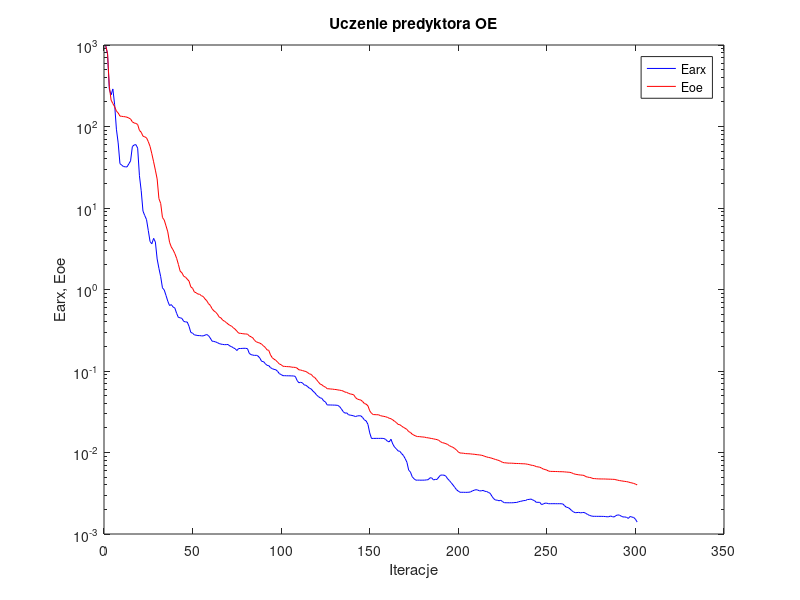
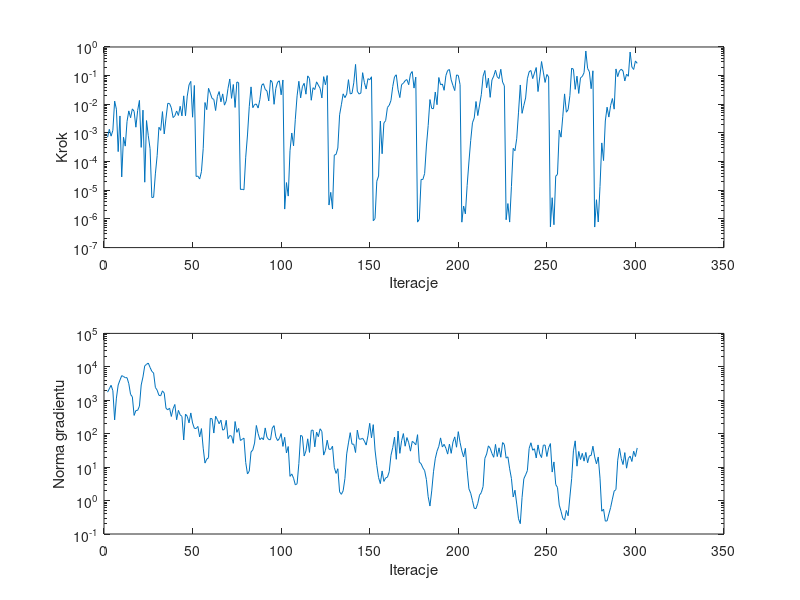

The MATLAB script that drew these images, in order:
%uczenie predyktora oe
clear all;
n=0; farx(n+1)=9.732529e+002; foe(n+1)=9.692708e+002; wspucz(n+1)=0.000000e+000; ng(n+1)=0.000000e+000;
%odnowa zmiennej metryki
n=1; farx(n+1)=7.761193e+002; foe(n+1)=7.861173e+002; krok(n+1)=7.102557e-004; ng(n+1)=1.748260e+003;
n=2; farx(n+1)=2.874704e+002; foe(n+1)=3.106093e+002; krok(n+1)=1.339301e-003; ng(n+1)=2.203745e+003;
n=3; farx(n+1)=2.443092e+002; foe(n+1)=2.108117e+002; krok(n+1)=7.741729e-004; ng(n+1)=2.804000e+003;
n=4; farx(n+1)=2.889494e+002; foe(n+1)=1.912446e+002; krok(n+1)=1.232480e-003; ng(n+1)=1.932641e+003;
n=5; farx(n+1)=1.855460e+002; foe(n+1)=1.749466e+002; krok(n+1)=1.295158e-002; ng(n+1)=2.585969e+002;
n=6; farx(n+1)=9.271496e+001; foe(n+1)=1.546876e+002; krok(n+1)=6.748373e-003; ng(n+1)=1.161383e+003;
n=7; farx(n+1)=6.288869e+001; foe(n+1)=1.465897e+002; krok(n+1)=2.232813e-004; ng(n+1)=2.860634e+003;
n=8; farx(n+1)=3.498719e+001; foe(n+1)=1.342391e+002; krok(n+1)=3.923977e-003; ng(n+1)=4.000088e+003;
n=9; farx(n+1)=3.357356e+001; foe(n+1)=1.333350e+002; krok(n+1)=2.921834e-005; ng(n+1)=5.450435e+003;
n=10; farx(n+1)=3.222991e+001; foe(n+1)=1.322683e+002; krok(n+1)=7.102557e-004; ng(n+1)=5.138451e+003;
n=11; farx(n+1)=3.202557e+001; foe(n+1)=1.316724e+002; krok(n+1)=3.473499e-004; ng(n+1)=4.738607e+003;
n=12; farx(n+1)=3.192408e+001; foe(n+1)=1.299824e+002; krok(n+1)=2.518078e-003; ng(n+1)=4.732740e+003;
n=13; farx(n+1)=3.480497e+001; foe(n+1)=1.270238e+002; krok(n+1)=5.894618e-003; ng(n+1)=3.132355e+003;
n=14; farx(n+1)=3.786210e+001; foe(n+1)=1.237142e+002; krok(n+1)=3.390416e-003; ng(n+1)=1.492264e+003;
n=15; farx(n+1)=5.673840e+001; foe(n+1)=1.140082e+002; krok(n+1)=6.920879e-003; ng(n+1)=1.268829e+003;
n=16; farx(n+1)=5.930929e+001; foe(n+1)=1.105558e+002; krok(n+1)=5.699196e-003; ng(n+1)=3.521165e+002;
n=17; farx(n+1)=5.996193e+001; foe(n+1)=1.090733e+002; krok(n+1)=1.588254e-003; ng(n+1)=4.946008e+002;
n=18; farx(n+1)=5.427363e+001; foe(n+1)=1.058336e+002; krok(n+1)=6.100588e-003; ng(n+1)=4.992101e+002;
n=19; farx(n+1)=2.489423e+001; foe(n+1)=8.960864e+001; krok(n+1)=1.366559e-002; ng(n+1)=6.672106e+002;
n=20; farx(n+1)=1.630334e+001; foe(n+1)=8.509794e+001; krok(n+1)=3.138794e-004; ng(n+1)=2.865376e+003;
n=21; farx(n+1)=9.170811e+000; foe(n+1)=7.614868e+001; krok(n+1)=6.255325e-003; ng(n+1)=4.996760e+003;
n=22; farx(n+1)=8.080970e+000; foe(n+1)=7.466740e+001; krok(n+1)=1.914473e-005; ng(n+1)=1.072513e+004;
n=23; farx(n+1)=7.209929e+000; foe(n+1)=7.262761e+001; krok(n+1)=2.707062e-003; ng(n+1)=1.184287e+004;
n=24; farx(n+1)=5.297701e+000; foe(n+1)=6.523683e+001; krok(n+1)=8.002131e-004; ng(n+1)=1.295745e+004;
n=25; farx(n+1)=3.871877e+000; foe(n+1)=5.692262e+001; krok(n+1)=2.826636e-004; ng(n+1)=9.601993e+003;
%odnowa zmiennej metryki
n=26; farx(n+1)=3.637886e+000; foe(n+1)=4.631653e+001; krok(n+1)=5.581081e-006; ng(n+1)=7.331318e+003;
n=27; farx(n+1)=4.242824e+000; foe(n+1)=3.691085e+001; krok(n+1)=5.705400e-006; ng(n+1)=6.543018e+003;
n=28; farx(n+1)=3.820943e+000; foe(n+1)=2.915015e+001; krok(n+1)=3.732546e-005; ng(n+1)=2.421656e+003;
n=29; farx(n+1)=2.370728e+000; foe(n+1)=2.270416e+001; krok(n+1)=1.620874e-004; ng(n+1)=2.006593e+003;
n=30; farx(n+1)=1.817809e+000; foe(n+1)=1.304786e+001; krok(n+1)=1.578712e-003; ng(n+1)=1.408022e+003;
n=31; farx(n+1)=1.438395e+000; foe(n+1)=1.137206e+001; krok(n+1)=1.228663e-003; ng(n+1)=1.362344e+003;
n=32; farx(n+1)=1.047905e+000; foe(n+1)=7.647579e+000; krok(n+1)=5.557598e-003; ng(n+1)=1.911991e+003;
n=33; farx(n+1)=9.866217e-001; foe(n+1)=7.118720e+000; krok(n+1)=9.232346e-004; ng(n+1)=1.633210e+003;
n=34; farx(n+1)=8.458677e-001; foe(n+1)=6.043429e+000; krok(n+1)=3.303815e-003; ng(n+1)=5.752866e+002;
n=35; farx(n+1)=7.193775e-001; foe(n+1)=5.098700e+000; krok(n+1)=1.082825e-002; ng(n+1)=5.175699e+002;
n=36; farx(n+1)=6.354476e-001; foe(n+1)=3.800216e+000; krok(n+1)=1.063635e-002; ng(n+1)=5.832489e+002;
n=37; farx(n+1)=6.528682e-001; foe(n+1)=3.321178e+000; krok(n+1)=7.530795e-003; ng(n+1)=3.276290e+002;
n=38; farx(n+1)=6.106056e-001; foe(n+1)=3.066817e+000; krok(n+1)=3.442236e-003; ng(n+1)=5.587849e+002;
n=39; farx(n+1)=5.914493e-001; foe(n+1)=2.754546e+000; krok(n+1)=3.985480e-003; ng(n+1)=7.486231e+002;
n=40; farx(n+1)=5.096191e-001; foe(n+1)=2.413732e+000; krok(n+1)=5.852382e-003; ng(n+1)=2.614183e+002;
n=41; farx(n+1)=4.536327e-001; foe(n+1)=2.028539e+000; krok(n+1)=4.083230e-003; ng(n+1)=4.986856e+002;
n=42; farx(n+1)=4.501854e-001; foe(n+1)=1.675451e+000; krok(n+1)=8.533243e-003; ng(n+1)=3.653495e+002;
n=43; farx(n+1)=4.417450e-001; foe(n+1)=1.605021e+000; krok(n+1)=3.941672e-003; ng(n+1)=3.289030e+002;
n=44; farx(n+1)=4.061572e-001; foe(n+1)=1.452676e+000; krok(n+1)=1.970594e-002; ng(n+1)=6.482343e+001;
n=45; farx(n+1)=4.006829e-001; foe(n+1)=1.418020e+000; krok(n+1)=3.966104e-003; ng(n+1)=3.852056e+002;
n=46; farx(n+1)=3.986818e-001; foe(n+1)=1.339648e+000; krok(n+1)=1.936662e-002; ng(n+1)=3.310830e+002;
n=47; farx(n+1)=3.534618e-001; foe(n+1)=1.266717e+000; krok(n+1)=4.773765e-002; ng(n+1)=2.103443e+002;
n=48; farx(n+1)=2.975780e-001; foe(n+1)=1.077434e+000; krok(n+1)=6.306675e-002; ng(n+1)=4.176917e+002;
n=49; farx(n+1)=2.911950e-001; foe(n+1)=1.036020e+000; krok(n+1)=3.544455e-003; ng(n+1)=2.091807e+002;
n=50; farx(n+1)=2.773794e-001; foe(n+1)=9.318969e-001; krok(n+1)=4.545636e-002; ng(n+1)=1.446581e+002;
%odnowa zmiennej metryki
n=51; farx(n+1)=2.752210e-001; foe(n+1)=9.127398e-001; krok(n+1)=3.034575e-005; ng(n+1)=1.429634e+002;
n=52; farx(n+1)=2.720888e-001; foe(n+1)=8.792141e-001; krok(n+1)=3.131976e-005; ng(n+1)=1.650183e+002;
n=53; farx(n+1)=2.719339e-001; foe(n+1)=8.741747e-001; krok(n+1)=2.468559e-005; ng(n+1)=8.036790e+001;
n=54; farx(n+1)=2.700348e-001; foe(n+1)=8.372419e-001; krok(n+1)=4.461789e-005; ng(n+1)=1.422534e+002;
n=55; farx(n+1)=2.696543e-001; foe(n+1)=8.213581e-001; krok(n+1)=2.841575e-004; ng(n+1)=3.694373e+001;
n=56; farx(n+1)=2.752790e-001; foe(n+1)=7.667665e-001; krok(n+1)=1.153579e-002; ng(n+1)=1.320763e+001;
n=57; farx(n+1)=2.803166e-001; foe(n+1)=7.284591e-001; krok(n+1)=6.511197e-003; ng(n+1)=1.734145e+001;
n=58; farx(n+1)=2.715779e-001; foe(n+1)=6.695846e-001; krok(n+1)=3.612031e-002; ng(n+1)=1.914539e+001;
n=59; farx(n+1)=2.533041e-001; foe(n+1)=6.388929e-001; krok(n+1)=2.452306e-002; ng(n+1)=2.867704e+002;
n=60; farx(n+1)=2.324425e-001; foe(n+1)=5.811874e-001; krok(n+1)=1.598692e-002; ng(n+1)=2.795410e+002;
n=61; farx(n+1)=2.307805e-001; foe(n+1)=5.476681e-001; krok(n+1)=1.486332e-002; ng(n+1)=1.046062e+002;
n=62; farx(n+1)=2.273851e-001; foe(n+1)=5.275152e-001; krok(n+1)=6.065270e-003; ng(n+1)=3.337116e+002;
n=63; farx(n+1)=2.230516e-001; foe(n+1)=4.993880e-001; krok(n+1)=1.890949e-002; ng(n+1)=2.633261e+002;
n=64; farx(n+1)=2.171823e-001; foe(n+1)=4.599625e-001; krok(n+1)=2.779047e-002; ng(n+1)=1.984211e+002;
n=65; farx(n+1)=2.137311e-001; foe(n+1)=4.481844e-001; krok(n+1)=1.220118e-002; ng(n+1)=2.546287e+002;
n=66; farx(n+1)=2.120440e-001; foe(n+1)=4.209717e-001; krok(n+1)=2.307159e-002; ng(n+1)=1.274893e+002;
n=67; farx(n+1)=2.104930e-001; foe(n+1)=4.084029e-001; krok(n+1)=9.344559e-003; ng(n+1)=1.363015e+002;
n=68; farx(n+1)=2.107459e-001; foe(n+1)=3.936741e-001; krok(n+1)=1.303276e-002; ng(n+1)=2.515578e+002;
n=69; farx(n+1)=2.114884e-001; foe(n+1)=3.770556e-001; krok(n+1)=3.579522e-002; ng(n+1)=7.100675e+001;
n=70; farx(n+1)=2.028229e-001; foe(n+1)=3.635351e-001; krok(n+1)=7.644254e-002; ng(n+1)=8.817210e+001;
n=71; farx(n+1)=1.990717e-001; foe(n+1)=3.553212e-001; krok(n+1)=1.614645e-002; ng(n+1)=8.422260e+001;
n=72; farx(n+1)=1.927209e-001; foe(n+1)=3.393233e-001; krok(n+1)=4.904612e-002; ng(n+1)=5.165085e+001;
n=73; farx(n+1)=1.878937e-001; foe(n+1)=3.258027e-001; krok(n+1)=7.761346e-003; ng(n+1)=2.313143e+002;
n=74; farx(n+1)=1.782978e-001; foe(n+1)=3.085317e-001; krok(n+1)=6.024636e-002; ng(n+1)=1.098563e+002;
n=75; farx(n+1)=1.888455e-001; foe(n+1)=2.915663e-001; krok(n+1)=5.671128e-002; ng(n+1)=1.439788e+002;
%odnowa zmiennej metryki
n=76; farx(n+1)=1.888494e-001; foe(n+1)=2.899213e-001; krok(n+1)=1.069939e-005; ng(n+1)=6.262863e+001;
n=77; farx(n+1)=1.893150e-001; foe(n+1)=2.877420e-001; krok(n+1)=1.083629e-005; ng(n+1)=6.795938e+001;
n=78; farx(n+1)=1.899988e-001; foe(n+1)=2.854452e-001; krok(n+1)=1.039083e-005; ng(n+1)=7.385781e+001;
n=79; farx(n+1)=1.896803e-001; foe(n+1)=2.846705e-001; krok(n+1)=1.426314e-004; ng(n+1)=1.377042e+001;
n=80; farx(n+1)=1.879604e-001; foe(n+1)=2.834516e-001; krok(n+1)=8.503167e-004; ng(n+1)=6.236204e+000;
n=81; farx(n+1)=1.647091e-001; foe(n+1)=2.696463e-001; krok(n+1)=8.307419e-003; ng(n+1)=7.640649e+000;
n=82; farx(n+1)=1.588626e-001; foe(n+1)=2.629993e-001; krok(n+1)=4.050274e-002; ng(n+1)=2.845619e+001;
n=83; farx(n+1)=1.567392e-001; foe(n+1)=2.552620e-001; krok(n+1)=7.632150e-003; ng(n+1)=3.271850e+001;
n=84; farx(n+1)=1.554230e-001; foe(n+1)=2.375542e-001; krok(n+1)=9.859841e-003; ng(n+1)=5.250055e+001;
n=85; farx(n+1)=1.558651e-001; foe(n+1)=2.277703e-001; krok(n+1)=1.019133e-002; ng(n+1)=1.761641e+002;
n=86; farx(n+1)=1.523760e-001; foe(n+1)=2.236776e-001; krok(n+1)=7.397815e-003; ng(n+1)=1.008249e+002;
n=87; farx(n+1)=1.436278e-001; foe(n+1)=2.195648e-001; krok(n+1)=1.473291e-002; ng(n+1)=6.627862e+001;
n=88; farx(n+1)=1.312841e-001; foe(n+1)=2.131226e-001; krok(n+1)=4.614317e-002; ng(n+1)=7.565387e+001;
n=89; farx(n+1)=1.306497e-001; foe(n+1)=2.035762e-001; krok(n+1)=5.234463e-002; ng(n+1)=6.606622e+001;
n=90; farx(n+1)=1.233970e-001; foe(n+1)=1.951262e-001; krok(n+1)=3.329590e-002; ng(n+1)=1.488475e+002;
n=91; farx(n+1)=1.174790e-001; foe(n+1)=1.820637e-001; krok(n+1)=2.896961e-002; ng(n+1)=7.827439e+001;
n=92; farx(n+1)=1.165307e-001; foe(n+1)=1.791104e-001; krok(n+1)=1.308616e-002; ng(n+1)=6.649199e+001;
n=93; farx(n+1)=1.098872e-001; foe(n+1)=1.575707e-001; krok(n+1)=7.000904e-002; ng(n+1)=6.633272e+001;
n=94; farx(n+1)=1.068291e-001; foe(n+1)=1.453945e-001; krok(n+1)=5.793922e-002; ng(n+1)=1.474201e+002;
n=95; farx(n+1)=1.047032e-001; foe(n+1)=1.395705e-001; krok(n+1)=1.000726e-002; ng(n+1)=1.744051e+002;
n=96; farx(n+1)=1.036553e-001; foe(n+1)=1.352254e-001; krok(n+1)=3.586741e-002; ng(n+1)=8.089650e+001;
n=97; farx(n+1)=9.900147e-002; foe(n+1)=1.283329e-001; krok(n+1)=5.927741e-002; ng(n+1)=6.200847e+001;
n=98; farx(n+1)=9.272315e-002; foe(n+1)=1.218515e-001; krok(n+1)=6.601690e-002; ng(n+1)=7.144883e+001;
n=99; farx(n+1)=9.051992e-002; foe(n+1)=1.194437e-001; krok(n+1)=2.138537e-002; ng(n+1)=1.010645e+002;
n=100; farx(n+1)=8.762753e-002; foe(n+1)=1.144123e-001; krok(n+1)=7.053511e-002; ng(n+1)=4.168551e+001;
%odnowa zmiennej metryki
n=101; farx(n+1)=8.760992e-002; foe(n+1)=1.138795e-001; krok(n+1)=2.207467e-006; ng(n+1)=7.796616e+001;
n=102; farx(n+1)=8.740885e-002; foe(n+1)=1.133534e-001; krok(n+1)=1.858062e-005; ng(n+1)=2.654536e+001;
n=103; farx(n+1)=8.732335e-002; foe(n+1)=1.129762e-001; krok(n+1)=6.264056e-006; ng(n+1)=4.133950e+001;
n=104; farx(n+1)=8.728012e-002; foe(n+1)=1.127730e-001; krok(n+1)=2.394547e-004; ng(n+1)=5.291713e+000;
n=105; farx(n+1)=8.703820e-002; foe(n+1)=1.113724e-001; krok(n+1)=9.977322e-004; ng(n+1)=6.266984e+000;
n=106; farx(n+1)=8.697179e-002; foe(n+1)=1.111241e-001; krok(n+1)=3.550621e-004; ng(n+1)=4.670825e+000;
n=107; farx(n+1)=8.582037e-002; foe(n+1)=1.106027e-001; krok(n+1)=3.009584e-003; ng(n+1)=2.956537e+000;
n=108; farx(n+1)=7.655453e-002; foe(n+1)=1.085218e-001; krok(n+1)=1.974372e-002; ng(n+1)=3.171607e+000;
n=109; farx(n+1)=7.170410e-002; foe(n+1)=1.035002e-001; krok(n+1)=6.357754e-002; ng(n+1)=1.286082e+001;
n=110; farx(n+1)=7.270710e-002; foe(n+1)=1.027704e-001; krok(n+1)=1.675011e-002; ng(n+1)=8.975680e+001;
n=111; farx(n+1)=7.157472e-002; foe(n+1)=1.013389e-001; krok(n+1)=4.138946e-002; ng(n+1)=8.294962e+001;
n=112; farx(n+1)=6.755964e-002; foe(n+1)=9.980063e-002; krok(n+1)=5.405940e-002; ng(n+1)=2.152315e+001;
n=113; farx(n+1)=6.677143e-002; foe(n+1)=9.852071e-002; krok(n+1)=2.254943e-002; ng(n+1)=3.058138e+001;
n=114; farx(n+1)=6.417583e-002; foe(n+1)=9.550853e-002; krok(n+1)=9.809225e-002; ng(n+1)=7.032096e+001;
n=115; farx(n+1)=6.140280e-002; foe(n+1)=9.206606e-002; krok(n+1)=8.000730e-002; ng(n+1)=2.759039e+001;
n=116; farx(n+1)=6.014546e-002; foe(n+1)=9.094758e-002; krok(n+1)=1.384117e-002; ng(n+1)=1.258288e+002;
n=117; farx(n+1)=5.646211e-002; foe(n+1)=8.537547e-002; krok(n+1)=3.802441e-002; ng(n+1)=1.280916e+002;
n=118; farx(n+1)=5.419821e-002; foe(n+1)=8.313123e-002; krok(n+1)=3.277333e-002; ng(n+1)=4.039614e+001;
n=119; farx(n+1)=5.074342e-002; foe(n+1)=7.818165e-002; krok(n+1)=6.078596e-002; ng(n+1)=1.113925e+002;
n=120; farx(n+1)=4.864251e-002; foe(n+1)=7.345792e-002; krok(n+1)=4.663645e-002; ng(n+1)=8.134239e+001;
n=121; farx(n+1)=4.690228e-002; foe(n+1)=6.924437e-002; krok(n+1)=3.598781e-002; ng(n+1)=1.402245e+002;
n=122; farx(n+1)=4.612248e-002; foe(n+1)=6.775055e-002; krok(n+1)=1.664795e-002; ng(n+1)=1.161583e+002;
n=123; farx(n+1)=4.296181e-002; foe(n+1)=6.480675e-002; krok(n+1)=9.228634e-002; ng(n+1)=2.291669e+001;
n=124; farx(n+1)=4.177676e-002; foe(n+1)=6.348992e-002; krok(n+1)=4.799811e-002; ng(n+1)=3.197239e+001;
n=125; farx(n+1)=3.833270e-002; foe(n+1)=6.062071e-002; krok(n+1)=1.006999e-001; ng(n+1)=6.385148e+001;
%odnowa zmiennej metryki
n=126; farx(n+1)=3.832417e-002; foe(n+1)=6.049319e-002; krok(n+1)=3.054530e-006; ng(n+1)=3.436384e+001;
n=127; farx(n+1)=3.826423e-002; foe(n+1)=6.009839e-002; krok(n+1)=8.466097e-006; ng(n+1)=3.392065e+001;
n=128; farx(n+1)=3.822050e-002; foe(n+1)=5.995310e-002; krok(n+1)=2.217493e-006; ng(n+1)=4.241801e+001;
n=129; farx(n+1)=3.813697e-002; foe(n+1)=5.944964e-002; krok(n+1)=1.691914e-004; ng(n+1)=9.842896e+000;
n=130; farx(n+1)=3.808685e-002; foe(n+1)=5.923147e-002; krok(n+1)=1.775310e-004; ng(n+1)=6.490987e+000;
n=131; farx(n+1)=3.781756e-002; foe(n+1)=5.859909e-002; krok(n+1)=2.985020e-004; ng(n+1)=8.949112e+000;
n=132; farx(n+1)=3.656771e-002; foe(n+1)=5.819017e-002; krok(n+1)=4.312903e-003; ng(n+1)=1.818368e+000;
n=133; farx(n+1)=3.429361e-002; foe(n+1)=5.766953e-002; krok(n+1)=9.636858e-003; ng(n+1)=1.537771e+000;
n=134; farx(n+1)=3.178606e-002; foe(n+1)=5.680016e-002; krok(n+1)=2.316852e-002; ng(n+1)=1.968014e+000;
n=135; farx(n+1)=3.039811e-002; foe(n+1)=5.511663e-002; krok(n+1)=1.706649e-002; ng(n+1)=4.566329e+000;
n=136; farx(n+1)=3.066887e-002; foe(n+1)=5.470397e-002; krok(n+1)=2.258989e-002; ng(n+1)=2.484083e+001;
n=137; farx(n+1)=2.906747e-002; foe(n+1)=5.320689e-002; krok(n+1)=7.236188e-002; ng(n+1)=5.310433e+001;
n=138; farx(n+1)=2.873393e-002; foe(n+1)=5.232004e-002; krok(n+1)=2.308292e-002; ng(n+1)=1.073392e+002;
n=139; farx(n+1)=2.849773e-002; foe(n+1)=5.177715e-002; krok(n+1)=2.409244e-002; ng(n+1)=4.864201e+001;
n=140; farx(n+1)=2.809433e-002; foe(n+1)=5.096592e-002; krok(n+1)=5.606295e-002; ng(n+1)=4.859304e+001;
n=141; farx(n+1)=2.763150e-002; foe(n+1)=4.716769e-002; krok(n+1)=2.465387e-001; ng(n+1)=2.735118e+001;
n=142; farx(n+1)=2.809875e-002; foe(n+1)=4.530018e-002; krok(n+1)=2.842041e-002; ng(n+1)=1.280392e+002;
n=143; farx(n+1)=2.824623e-002; foe(n+1)=4.452640e-002; krok(n+1)=2.277959e-002; ng(n+1)=6.909271e+001;
n=144; farx(n+1)=2.819087e-002; foe(n+1)=4.399770e-002; krok(n+1)=2.476948e-002; ng(n+1)=6.861114e+001;
n=145; farx(n+1)=2.685557e-002; foe(n+1)=4.217160e-002; krok(n+1)=1.269153e-001; ng(n+1)=7.318000e+001;
n=146; farx(n+1)=2.511295e-002; foe(n+1)=3.989609e-002; krok(n+1)=5.671128e-002; ng(n+1)=5.992949e+001;
n=147; farx(n+1)=2.438574e-002; foe(n+1)=3.919462e-002; krok(n+1)=3.406610e-002; ng(n+1)=4.569085e+001;
n=148; farx(n+1)=2.212596e-002; foe(n+1)=3.736576e-002; krok(n+1)=7.866273e-002; ng(n+1)=8.623371e+001;
n=149; farx(n+1)=1.741166e-002; foe(n+1)=3.249088e-002; krok(n+1)=7.142563e-002; ng(n+1)=2.043872e+002;
n=150; farx(n+1)=1.487927e-002; foe(n+1)=3.025827e-002; krok(n+1)=9.137743e-002; ng(n+1)=7.495241e+001;
%odnowa zmiennej metryki
n=151; farx(n+1)=1.489527e-002; foe(n+1)=2.920093e-002; krok(n+1)=8.656348e-007; ng(n+1)=1.864894e+002;
n=152; farx(n+1)=1.489882e-002; foe(n+1)=2.914830e-002; krok(n+1)=1.025657e-006; ng(n+1)=3.250131e+001;
n=153; farx(n+1)=1.490952e-002; foe(n+1)=2.907241e-002; krok(n+1)=2.068400e-005; ng(n+1)=1.126901e+001;
n=154; farx(n+1)=1.489877e-002; foe(n+1)=2.904562e-002; krok(n+1)=3.136337e-005; ng(n+1)=4.852688e+000;
n=155; farx(n+1)=1.491087e-002; foe(n+1)=2.834780e-002; krok(n+1)=2.607264e-003; ng(n+1)=3.215832e+000;
n=156; farx(n+1)=1.491284e-002; foe(n+1)=2.799447e-002; krok(n+1)=1.882222e-004; ng(n+1)=7.703891e+000;
n=157; farx(n+1)=1.483559e-002; foe(n+1)=2.775655e-002; krok(n+1)=2.223715e-003; ng(n+1)=3.742933e+000;
n=158; farx(n+1)=1.447389e-002; foe(n+1)=2.744045e-002; krok(n+1)=2.707062e-003; ng(n+1)=4.763994e+000;
n=159; farx(n+1)=1.375757e-002; foe(n+1)=2.699254e-002; krok(n+1)=7.767283e-003; ng(n+1)=5.003061e+000;
n=160; farx(n+1)=1.349704e-002; foe(n+1)=2.632249e-002; krok(n+1)=9.201482e-003; ng(n+1)=7.281561e+000;
n=161; farx(n+1)=1.455050e-002; foe(n+1)=2.595674e-002; krok(n+1)=1.366559e-002; ng(n+1)=2.266569e+001;
n=162; farx(n+1)=1.273087e-002; foe(n+1)=2.518033e-002; krok(n+1)=4.171622e-002; ng(n+1)=3.844379e+001;
n=163; farx(n+1)=1.165637e-002; foe(n+1)=2.415114e-002; krok(n+1)=9.120186e-002; ng(n+1)=7.918588e+001;
n=164; farx(n+1)=1.110558e-002; foe(n+1)=2.334986e-002; krok(n+1)=1.069875e-001; ng(n+1)=1.715779e+001;
n=165; farx(n+1)=1.046886e-002; foe(n+1)=2.213623e-002; krok(n+1)=3.211609e-002; ng(n+1)=1.200317e+002;
n=166; farx(n+1)=1.033170e-002; foe(n+1)=2.193624e-002; krok(n+1)=1.716139e-002; ng(n+1)=2.585296e+001;
n=167; farx(n+1)=9.695615e-003; foe(n+1)=2.109263e-002; krok(n+1)=4.904612e-002; ng(n+1)=6.169808e+001;
n=168; farx(n+1)=9.205695e-003; foe(n+1)=2.037474e-002; krok(n+1)=5.421512e-002; ng(n+1)=1.008709e+002;
n=169; farx(n+1)=8.428167e-003; foe(n+1)=1.981497e-002; krok(n+1)=6.688253e-002; ng(n+1)=4.224276e+001;
n=170; farx(n+1)=7.592164e-003; foe(n+1)=1.918606e-002; krok(n+1)=7.322178e-002; ng(n+1)=7.664421e+001;
n=171; farx(n+1)=6.072568e-003; foe(n+1)=1.804345e-002; krok(n+1)=4.828142e-002; ng(n+1)=5.376645e+001;
n=172; farx(n+1)=5.744920e-003; foe(n+1)=1.761925e-002; krok(n+1)=1.144404e-001; ng(n+1)=3.006906e+001;
n=173; farx(n+1)=5.039860e-003; foe(n+1)=1.674617e-002; krok(n+1)=1.390811e-001; ng(n+1)=5.899926e+001;
n=174; farx(n+1)=4.767582e-003; foe(n+1)=1.631060e-002; krok(n+1)=3.678347e-002; ng(n+1)=5.411547e+001;
n=175; farx(n+1)=4.579235e-003; foe(n+1)=1.591722e-002; krok(n+1)=8.892157e-002; ng(n+1)=4.656110e+001;
%odnowa zmiennej metryki
n=176; farx(n+1)=4.580841e-003; foe(n+1)=1.568297e-002; krok(n+1)=7.753270e-007; ng(n+1)=9.348631e+001;
n=177; farx(n+1)=4.581075e-003; foe(n+1)=1.567754e-002; krok(n+1)=9.793865e-007; ng(n+1)=1.415790e+001;
n=178; farx(n+1)=4.574453e-003; foe(n+1)=1.556631e-002; krok(n+1)=2.394830e-005; ng(n+1)=1.265450e+001;
n=179; farx(n+1)=4.579651e-003; foe(n+1)=1.549623e-002; krok(n+1)=2.375465e-005; ng(n+1)=9.533102e+000;
n=180; farx(n+1)=4.581574e-003; foe(n+1)=1.542659e-002; krok(n+1)=3.856196e-005; ng(n+1)=7.870421e+000;
n=181; farx(n+1)=4.614176e-003; foe(n+1)=1.521741e-002; krok(n+1)=3.505202e-004; ng(n+1)=4.267745e+000;
n=182; farx(n+1)=4.638002e-003; foe(n+1)=1.514075e-002; krok(n+1)=1.812955e-003; ng(n+1)=1.299283e+000;
n=183; farx(n+1)=4.890668e-003; foe(n+1)=1.497785e-002; krok(n+1)=1.464382e-002; ng(n+1)=6.866220e-001;
n=184; farx(n+1)=4.879753e-003; foe(n+1)=1.484492e-002; krok(n+1)=7.163682e-003; ng(n+1)=1.943460e+000;
n=185; farx(n+1)=4.602345e-003; foe(n+1)=1.470320e-002; krok(n+1)=7.032104e-003; ng(n+1)=7.267267e+000;
n=186; farx(n+1)=4.683115e-003; foe(n+1)=1.454034e-002; krok(n+1)=2.679765e-002; ng(n+1)=1.779752e+001;
n=187; farx(n+1)=4.673331e-003; foe(n+1)=1.439691e-002; krok(n+1)=9.683632e-003; ng(n+1)=2.994289e+001;
n=188; farx(n+1)=4.998051e-003; foe(n+1)=1.409764e-002; krok(n+1)=8.610785e-002; ng(n+1)=4.184133e+001;
n=189; farx(n+1)=5.281743e-003; foe(n+1)=1.355057e-002; krok(n+1)=4.799811e-002; ng(n+1)=7.492361e+001;
n=190; farx(n+1)=5.286489e-003; foe(n+1)=1.320382e-002; krok(n+1)=5.104106e-002; ng(n+1)=3.997863e+001;
n=191; farx(n+1)=5.269856e-003; foe(n+1)=1.306745e-002; krok(n+1)=3.081734e-002; ng(n+1)=4.815870e+001;
n=192; farx(n+1)=5.116143e-003; foe(n+1)=1.282643e-002; krok(n+1)=1.005024e-001; ng(n+1)=3.662029e+001;
n=193; farx(n+1)=4.753649e-003; foe(n+1)=1.254878e-002; krok(n+1)=1.522124e-001; ng(n+1)=2.453619e+001;
n=194; farx(n+1)=4.519610e-003; foe(n+1)=1.211045e-002; krok(n+1)=1.634459e-001; ng(n+1)=4.880601e+001;
n=195; farx(n+1)=4.253662e-003; foe(n+1)=1.182689e-002; krok(n+1)=7.100297e-002; ng(n+1)=2.587467e+001;
n=196; farx(n+1)=3.997926e-003; foe(n+1)=1.157021e-002; krok(n+1)=4.509055e-002; ng(n+1)=5.627368e+001;
n=197; farx(n+1)=3.735805e-003; foe(n+1)=1.117342e-002; krok(n+1)=3.012318e-002; ng(n+1)=8.026959e+001;
n=198; farx(n+1)=3.499679e-003; foe(n+1)=1.072986e-002; krok(n+1)=1.057221e-001; ng(n+1)=3.941730e+001;
n=199; farx(n+1)=3.355257e-003; foe(n+1)=1.015111e-002; krok(n+1)=1.016482e-001; ng(n+1)=1.151255e+002;
n=200; farx(n+1)=3.249814e-003; foe(n+1)=9.862321e-003; krok(n+1)=4.857442e-002; ng(n+1)=5.479890e+001;
%odnowa zmiennej metryki
n=201; farx(n+1)=3.250401e-003; foe(n+1)=9.835059e-003; krok(n+1)=7.720312e-007; ng(n+1)=3.066945e+001;
n=202; farx(n+1)=3.248664e-003; foe(n+1)=9.786331e-003; krok(n+1)=2.822700e-006; ng(n+1)=2.009976e+001;
n=203; farx(n+1)=3.244468e-003; foe(n+1)=9.703471e-003; krok(n+1)=1.503475e-006; ng(n+1)=3.656249e+001;
n=204; farx(n+1)=3.247308e-003; foe(n+1)=9.670551e-003; krok(n+1)=1.470858e-005; ng(n+1)=7.983249e+000;
n=205; farx(n+1)=3.255141e-003; foe(n+1)=9.651327e-003; krok(n+1)=9.675577e-005; ng(n+1)=2.247285e+000;
n=206; farx(n+1)=3.288596e-003; foe(n+1)=9.610664e-003; krok(n+1)=5.418302e-004; ng(n+1)=1.661969e+000;
n=207; farx(n+1)=3.386021e-003; foe(n+1)=9.545880e-003; krok(n+1)=2.262638e-003; ng(n+1)=9.991225e-001;
n=208; farx(n+1)=3.443163e-003; foe(n+1)=9.519169e-003; krok(n+1)=3.334617e-003; ng(n+1)=5.874387e-001;
n=209; farx(n+1)=3.500185e-003; foe(n+1)=9.438376e-003; krok(n+1)=1.251384e-002; ng(n+1)=5.743940e-001;
n=210; farx(n+1)=3.459062e-003; foe(n+1)=9.384097e-003; krok(n+1)=4.046127e-003; ng(n+1)=8.275648e-001;
n=211; farx(n+1)=3.381550e-003; foe(n+1)=9.335715e-003; krok(n+1)=9.458902e-003; ng(n+1)=1.451969e+000;
n=212; farx(n+1)=3.387260e-003; foe(n+1)=9.260320e-003; krok(n+1)=2.173419e-002; ng(n+1)=1.734026e+000;
n=213; farx(n+1)=3.430207e-003; foe(n+1)=9.149534e-003; krok(n+1)=9.595947e-002; ng(n+1)=2.628529e+000;
n=214; farx(n+1)=3.338943e-003; foe(n+1)=8.955548e-003; krok(n+1)=1.510272e-001; ng(n+1)=1.829205e+001;
n=215; farx(n+1)=3.324593e-003; foe(n+1)=8.827542e-003; krok(n+1)=3.778964e-002; ng(n+1)=2.467386e+001;
n=216; farx(n+1)=3.233728e-003; foe(n+1)=8.700119e-003; krok(n+1)=8.155575e-002; ng(n+1)=4.328031e+001;
n=217; farx(n+1)=3.159568e-003; foe(n+1)=8.631285e-003; krok(n+1)=1.748904e-002; ng(n+1)=3.690174e+001;
n=218; farx(n+1)=2.898789e-003; foe(n+1)=8.487936e-003; krok(n+1)=7.071636e-002; ng(n+1)=2.563190e+001;
n=219; farx(n+1)=2.711762e-003; foe(n+1)=8.354467e-003; krok(n+1)=9.599621e-002; ng(n+1)=1.969569e+001;
n=220; farx(n+1)=2.609106e-003; foe(n+1)=8.212070e-003; krok(n+1)=1.545805e-001; ng(n+1)=4.790168e+001;
n=221; farx(n+1)=2.602421e-003; foe(n+1)=8.096920e-003; krok(n+1)=9.048247e-002; ng(n+1)=2.071903e+001;
n=222; farx(n+1)=2.555381e-003; foe(n+1)=7.970538e-003; krok(n+1)=7.901515e-002; ng(n+1)=3.778737e+001;
n=223; farx(n+1)=2.592355e-003; foe(n+1)=7.767155e-003; krok(n+1)=1.668649e-001; ng(n+1)=1.975324e+001;
n=224; farx(n+1)=2.494485e-003; foe(n+1)=7.569255e-003; krok(n+1)=5.983917e-002; ng(n+1)=5.426968e+001;
n=225; farx(n+1)=2.420198e-003; foe(n+1)=7.477315e-003; krok(n+1)=4.438543e-002; ng(n+1)=4.755324e+001;
%odnowa zmiennej metryki
n=226; farx(n+1)=2.419964e-003; foe(n+1)=7.464716e-003; krok(n+1)=9.367372e-007; ng(n+1)=1.863169e+001;
n=227; farx(n+1)=2.416271e-003; foe(n+1)=7.406830e-003; krok(n+1)=3.445269e-006; ng(n+1)=2.030575e+001;
n=228; farx(n+1)=2.416014e-003; foe(n+1)=7.405098e-003; krok(n+1)=7.763685e-007; ng(n+1)=8.914767e+000;
n=229; farx(n+1)=2.416479e-003; foe(n+1)=7.394537e-003; krok(n+1)=1.373458e-005; ng(n+1)=4.560603e+000;
n=230; farx(n+1)=2.419669e-003; foe(n+1)=7.377630e-003; krok(n+1)=2.911565e-004; ng(n+1)=1.281536e+000;
n=231; farx(n+1)=2.434719e-003; foe(n+1)=7.344758e-003; krok(n+1)=2.394547e-004; ng(n+1)=2.041808e+000;
n=232; farx(n+1)=2.439739e-003; foe(n+1)=7.333760e-003; krok(n+1)=6.518015e-004; ng(n+1)=7.861329e-001;
n=233; farx(n+1)=2.485007e-003; foe(n+1)=7.325061e-003; krok(n+1)=5.318174e-003; ng(n+1)=2.849981e-001;
n=234; farx(n+1)=2.513708e-003; foe(n+1)=7.305703e-003; krok(n+1)=4.725510e-002; ng(n+1)=2.037927e-001;
n=235; farx(n+1)=2.538908e-003; foe(n+1)=7.281934e-003; krok(n+1)=4.841655e-003; ng(n+1)=1.235920e+000;
n=236; farx(n+1)=2.574320e-003; foe(n+1)=7.271430e-003; krok(n+1)=9.127324e-003; ng(n+1)=4.483196e+000;
n=237; farx(n+1)=2.573233e-003; foe(n+1)=7.245729e-003; krok(n+1)=1.661484e-002; ng(n+1)=5.851505e+000;
n=238; farx(n+1)=2.652253e-003; foe(n+1)=7.179888e-003; krok(n+1)=7.780615e-002; ng(n+1)=7.885867e+000;
n=239; farx(n+1)=2.653957e-003; foe(n+1)=7.115498e-003; krok(n+1)=1.365450e-001; ng(n+1)=3.638089e+001;
n=240; farx(n+1)=2.688499e-003; foe(n+1)=6.997848e-003; krok(n+1)=1.514569e-001; ng(n+1)=5.354115e+001;
n=241; farx(n+1)=2.616121e-003; foe(n+1)=6.947332e-003; krok(n+1)=7.887881e-002; ng(n+1)=3.202304e+001;
n=242; farx(n+1)=2.568868e-003; foe(n+1)=6.874420e-003; krok(n+1)=1.228837e-001; ng(n+1)=3.547475e+001;
n=243; farx(n+1)=2.448076e-003; foe(n+1)=6.713973e-003; krok(n+1)=1.919189e-001; ng(n+1)=1.879703e+001;
n=244; farx(n+1)=2.449753e-003; foe(n+1)=6.658035e-003; krok(n+1)=2.780492e-002; ng(n+1)=4.620462e+001;
n=245; farx(n+1)=2.444936e-003; foe(n+1)=6.602654e-003; krok(n+1)=9.019770e-002; ng(n+1)=2.472653e+001;
n=246; farx(n+1)=2.299107e-003; foe(n+1)=6.439451e-003; krok(n+1)=3.105275e-001; ng(n+1)=1.934278e+001;
n=247; farx(n+1)=2.334860e-003; foe(n+1)=6.264533e-003; krok(n+1)=1.328156e-001; ng(n+1)=4.530067e+001;
n=248; farx(n+1)=2.392091e-003; foe(n+1)=6.183752e-003; krok(n+1)=5.793922e-002; ng(n+1)=4.579448e+001;
n=249; farx(n+1)=2.387671e-003; foe(n+1)=6.075789e-003; krok(n+1)=1.100035e-001; ng(n+1)=2.079813e+001;
n=250; farx(n+1)=2.353261e-003; foe(n+1)=5.912506e-003; krok(n+1)=8.973318e-002; ng(n+1)=3.806115e+001;
%odnowa zmiennej metryki
n=251; farx(n+1)=2.353979e-003; foe(n+1)=5.868393e-003; krok(n+1)=5.312686e-007; ng(n+1)=5.064164e+001;
n=252; farx(n+1)=2.354538e-003; foe(n+1)=5.859661e-003; krok(n+1)=5.496256e-006; ng(n+1)=7.127893e+000;
n=253; farx(n+1)=2.355088e-003; foe(n+1)=5.854092e-003; krok(n+1)=6.266905e-007; ng(n+1)=1.431402e+001;
n=254; farx(n+1)=2.353333e-003; foe(n+1)=5.843094e-003; krok(n+1)=3.117913e-005; ng(n+1)=3.020724e+000;
n=255; farx(n+1)=2.352092e-003; foe(n+1)=5.837324e-003; krok(n+1)=3.583315e-005; ng(n+1)=2.463865e+000;
n=256; farx(n+1)=2.354298e-003; foe(n+1)=5.818567e-003; krok(n+1)=1.256985e-003; ng(n+1)=7.318164e-001;
n=257; farx(n+1)=2.350147e-003; foe(n+1)=5.814183e-003; krok(n+1)=7.138862e-004; ng(n+1)=4.765796e-001;
n=258; farx(n+1)=2.340529e-003; foe(n+1)=5.806582e-003; krok(n+1)=3.833898e-003; ng(n+1)=2.926287e-001;
n=259; farx(n+1)=2.225218e-003; foe(n+1)=5.782253e-003; krok(n+1)=2.307159e-002; ng(n+1)=2.606005e-001;
n=260; farx(n+1)=2.130502e-003; foe(n+1)=5.756968e-003; krok(n+1)=5.294040e-003; ng(n+1)=5.059364e-001;
n=261; farx(n+1)=2.110916e-003; foe(n+1)=5.734692e-003; krok(n+1)=6.545122e-003; ng(n+1)=3.514970e-001;
n=262; farx(n+1)=2.038897e-003; foe(n+1)=5.708886e-003; krok(n+1)=2.017194e-002; ng(n+1)=1.282456e+000;
n=263; farx(n+1)=1.938872e-003; foe(n+1)=5.629666e-003; krok(n+1)=1.827549e-001; ng(n+1)=4.572696e+000;
n=264; farx(n+1)=1.870877e-003; foe(n+1)=5.505201e-003; krok(n+1)=1.663330e-001; ng(n+1)=3.076059e+001;
n=265; farx(n+1)=1.824883e-003; foe(n+1)=5.416203e-003; krok(n+1)=3.322968e-002; ng(n+1)=6.110433e+001;
n=266; farx(n+1)=1.832453e-003; foe(n+1)=5.371596e-003; krok(n+1)=9.595947e-002; ng(n+1)=1.068737e+001;
n=267; farx(n+1)=1.842270e-003; foe(n+1)=5.323957e-003; krok(n+1)=2.392360e-002; ng(n+1)=2.945275e+001;
n=268; farx(n+1)=1.818911e-003; foe(n+1)=5.294657e-003; krok(n+1)=8.485128e-002; ng(n+1)=1.685026e+001;
n=269; farx(n+1)=1.831708e-003; foe(n+1)=5.271422e-003; krok(n+1)=9.327289e-002; ng(n+1)=2.582876e+001;
n=270; farx(n+1)=1.838834e-003; foe(n+1)=5.227935e-003; krok(n+1)=1.277097e-001; ng(n+1)=1.511836e+001;
n=271; farx(n+1)=1.790275e-003; foe(n+1)=5.059455e-003; krok(n+1)=7.238598e-001; ng(n+1)=2.761178e+001;
n=272; farx(n+1)=1.738002e-003; foe(n+1)=4.993844e-003; krok(n+1)=1.778431e-001; ng(n+1)=1.354661e+001;
n=273; farx(n+1)=1.693946e-003; foe(n+1)=4.943711e-003; krok(n+1)=1.372911e-001; ng(n+1)=2.183931e+001;
n=274; farx(n+1)=1.667271e-003; foe(n+1)=4.902927e-003; krok(n+1)=3.497807e-002; ng(n+1)=2.228948e+001;
n=275; farx(n+1)=1.648916e-003; foe(n+1)=4.791604e-003; krok(n+1)=1.475580e-001; ng(n+1)=4.228006e+001;
%odnowa zmiennej metryki
n=276; farx(n+1)=1.649057e-003; foe(n+1)=4.784121e-003; krok(n+1)=5.208278e-007; ng(n+1)=2.020143e+001;
n=277; farx(n+1)=1.647906e-003; foe(n+1)=4.760320e-003; krok(n+1)=4.679790e-006; ng(n+1)=1.254787e+001;
n=278; farx(n+1)=1.646822e-003; foe(n+1)=4.748559e-003; krok(n+1)=7.819916e-007; ng(n+1)=2.013058e+001;
n=279; farx(n+1)=1.647516e-003; foe(n+1)=4.738817e-003; krok(n+1)=1.351677e-005; ng(n+1)=4.684063e+000;
n=280; farx(n+1)=1.645095e-003; foe(n+1)=4.735324e-003; krok(n+1)=4.494757e-004; ng(n+1)=4.802329e-001;
n=281; farx(n+1)=1.643628e-003; foe(n+1)=4.734212e-003; krok(n+1)=1.086130e-004; ng(n+1)=5.550185e-001;
n=282; farx(n+1)=1.638366e-003; foe(n+1)=4.728895e-003; krok(n+1)=2.621411e-003; ng(n+1)=2.426764e-001;
n=283; farx(n+1)=1.625775e-003; foe(n+1)=4.716810e-003; krok(n+1)=7.932207e-003; ng(n+1)=2.466996e-001;
n=284; farx(n+1)=1.630136e-003; foe(n+1)=4.710490e-003; krok(n+1)=3.581841e-003; ng(n+1)=3.969568e-001;
n=285; farx(n+1)=1.663752e-003; foe(n+1)=4.702956e-003; krok(n+1)=9.146433e-003; ng(n+1)=6.214060e-001;
n=286; farx(n+1)=1.630150e-003; foe(n+1)=4.688261e-003; krok(n+1)=1.589439e-002; ng(n+1)=1.107635e+000;
n=287; farx(n+1)=1.619885e-003; foe(n+1)=4.682174e-003; krok(n+1)=6.776891e-003; ng(n+1)=1.923914e+000;
n=288; farx(n+1)=1.682093e-003; foe(n+1)=4.630332e-003; krok(n+1)=1.713887e-001; ng(n+1)=2.129506e+000;
n=289; farx(n+1)=1.714901e-003; foe(n+1)=4.575039e-003; krok(n+1)=9.228634e-002; ng(n+1)=1.612642e+001;
n=290; farx(n+1)=1.704174e-003; foe(n+1)=4.526333e-003; krok(n+1)=1.474115e-001; ng(n+1)=3.664360e+001;
n=291; farx(n+1)=1.654603e-003; foe(n+1)=4.490140e-003; krok(n+1)=1.677703e-001; ng(n+1)=1.794630e+001;
n=292; farx(n+1)=1.617015e-003; foe(n+1)=4.455030e-003; krok(n+1)=1.452529e-001; ng(n+1)=1.195294e+001;
n=293; farx(n+1)=1.619843e-003; foe(n+1)=4.421754e-003; krok(n+1)=6.539800e-002; ng(n+1)=2.720240e+001;
n=294; farx(n+1)=1.600268e-003; foe(n+1)=4.392440e-003; krok(n+1)=1.125137e-001; ng(n+1)=9.303194e+000;
n=295; farx(n+1)=1.553946e-003; foe(n+1)=4.347950e-003; krok(n+1)=9.513510e-002; ng(n+1)=1.814743e+001;
n=296; farx(n+1)=1.640535e-003; foe(n+1)=4.280358e-003; krok(n+1)=6.666685e-001; ng(n+1)=2.130667e+001;
n=297; farx(n+1)=1.612360e-003; foe(n+1)=4.231850e-003; krok(n+1)=1.989372e-001; ng(n+1)=1.475082e+001;
n=298; farx(n+1)=1.596971e-003; foe(n+1)=4.175095e-003; krok(n+1)=1.641051e-001; ng(n+1)=2.995220e+001;
n=299; farx(n+1)=1.519892e-003; foe(n+1)=4.098240e-003; krok(n+1)=3.261226e-001; ng(n+1)=2.065583e+001;
n=300; farx(n+1)=1.399342e-003; foe(n+1)=3.999502e-003; krok(n+1)=2.682636e-001; ng(n+1)=3.752297e+001;

figure; semilogy(farx,'b'); hold on; semilogy(foe,'r'); xlabel('Iteracje'); ylabel('Earx, Eoe'); legend('Earx','Eoe'); title('Uczenie predyktora OE');
figure; subplot(2,1,1); semilogy(krok); xlabel('Iteracje'); ylabel('Krok');
subplot(2,1,2); semilogy(ng); xlabel('Iteracje'); ylabel('Norma gradientu');
Earx=farx(n+1)
Eoe=foe(n+1)
